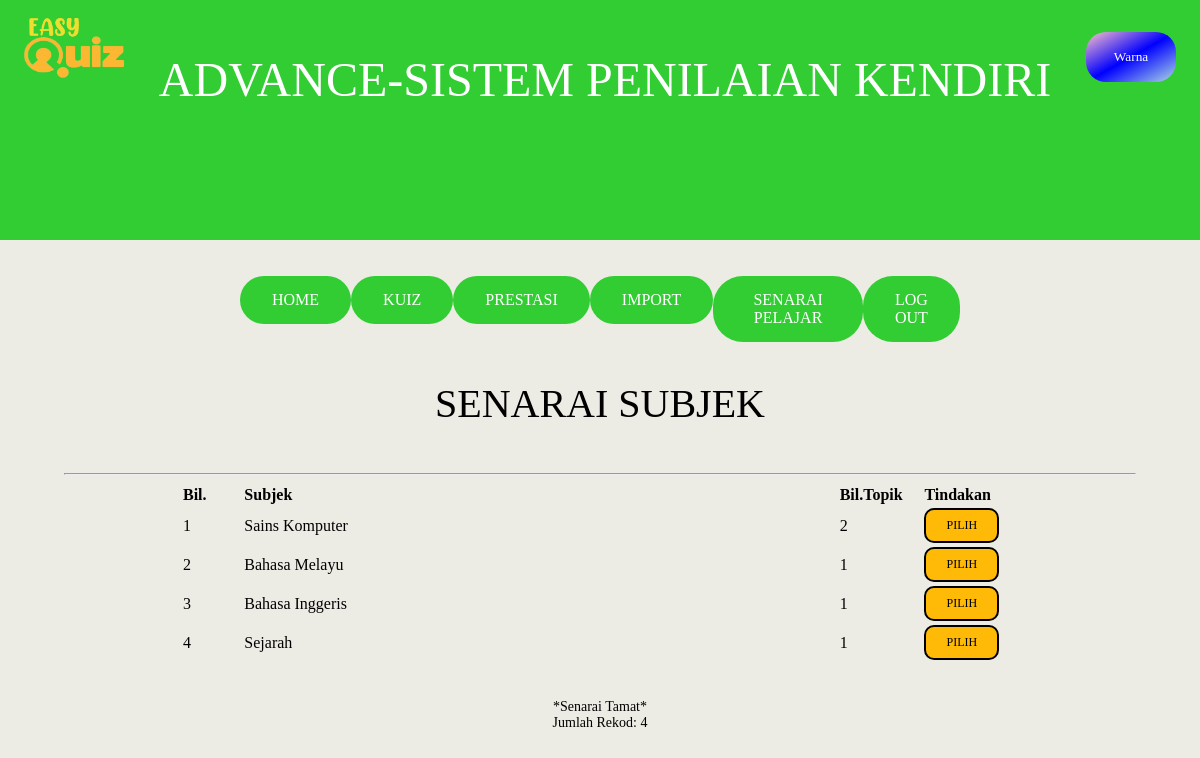
/kuiz_subjek.php (signed in), run on the app's committed database.
### tables this page shows
CREATE TABLE `subjek` (
  `idsubjek` int(11) NOT NULL,
  `subjek` varchar(30) NOT NULL
);

### kuiz_subjek.php (the view, shortened to what this page needs)
<?php
include 'header.php';
 ?>
 <!DOCTYPE html>
 <html lang="en" dir="ltr">
   <head>
     <?php include 'menu.php'; ?>
   </head>
   <body>
     <center><p id = "p1">SENARAI SUBJEK</p></center>
     <br>
     <main>
       <table style="font-family: DIN Next LT Pro Light;font-size:16px;" width = "70%" border = "0" align = "center">
         <tr>
           <td width = "5%"><b> Bil. </b></td>
           <td width = "50%"><b> Subjek </b></td>
           <td width = "5%"><b> Bil.Topik </b></td>
           <td width = "5%"><b> Tindakan </b></td>
         </tr>
         <hr>
         <?php
         $no = 1;
         $data1 = mysqli_query($hubung , "SELECT * FROM subjek");
         while ($info1 = mysqli_fetch_array($data1)) {
           $dataBil = mysqli_query($hubung , "SELECT COUNT(idsubjek) AS
           'bil' FROM topik WHERE idsubjek = '$info1[idsubjek]'");
           $getBil = mysqli_fetch_array($dataBil);
          ?>
          <tr>
            <td><?php echo $no; ?></td>
            <td><?php echo $info1['subjek']; ?></td>
            <td><?php echo $getBil['bil']; ?></td>
            <td><a href ="kuiz_topik.php?idsubjek=<?php echo $info1['idsubjek']; ?>" ><button id = "pilih">PILIH</button></td>
          </tr>
          <?php $no++; } ?>
       </table>
     </main>
     <br>
     <br>
     <center>
       <font style="font-size:14px"> *Senarai Tamat* <br>
       Jumlah Rekod: <?php echo $no-1; ?>
     </font>
     </center>
   </body>
 </html>

### kuiz_subjek.php (style rules this page uses)
body { background-color: #ECEBE4; }
#p1 { font-family: "Feather Bold"; font-size: 40px; margin-top: 20px; margin-bottom: 20px; }
b { font-family: "DIN Next LT Pro Light"; }
hr { width : 1070px; }
#pilih { background-color: #ffba08; border: none; color: black; padding: 8px 20px; text-align: center; font-family: "Feather Bold"; display: inline-block; font-size: 12px; border-radius: 10px; border-color: white; border: 2px solid black; box-shadow: none; }

### data on the page
subjek: subjek "Sains Komputer", bil "2"
subjek: subjek "Bahasa Melayu", bil "1"
subjek: subjek "Bahasa Inggeris", bil "1"
subjek: subjek "Sejarah", bil "1"

### other printed values
$nama_sistem "ADVANCE-SISTEM PENILAIAN KENDIRI"
$no-1 "4"
